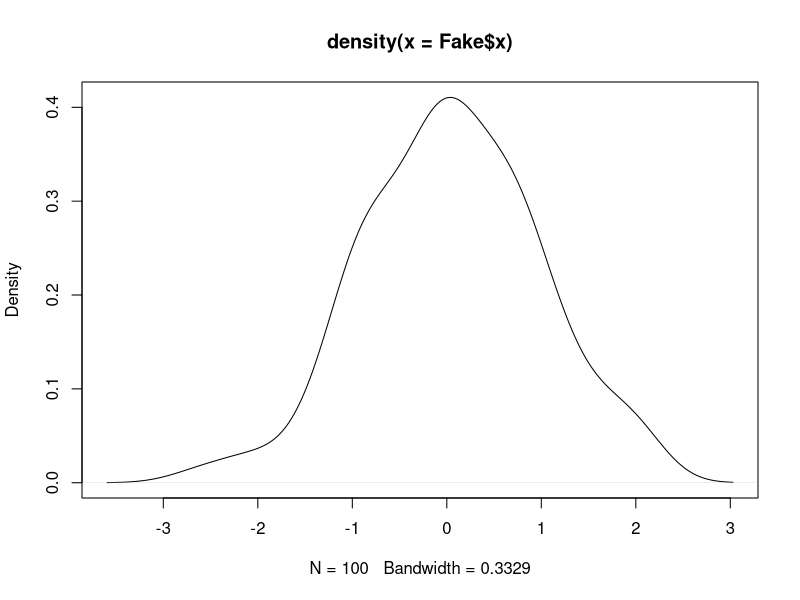
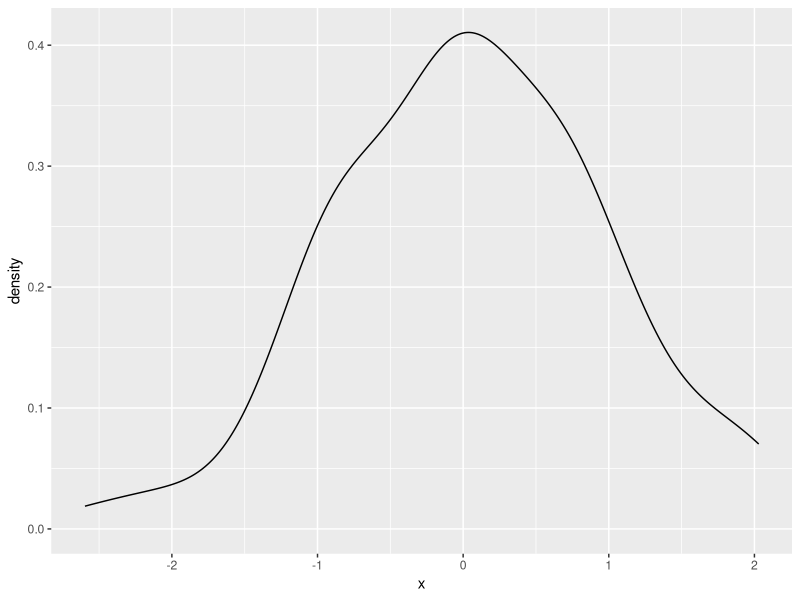
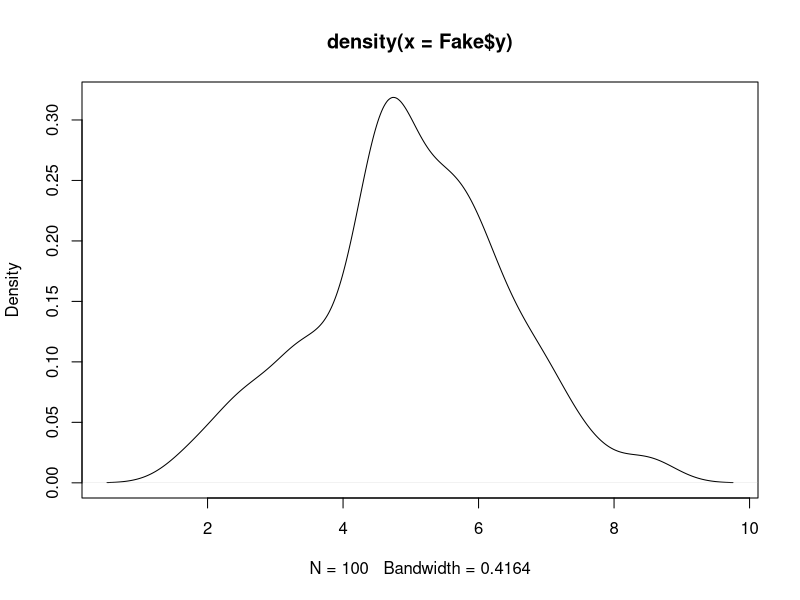
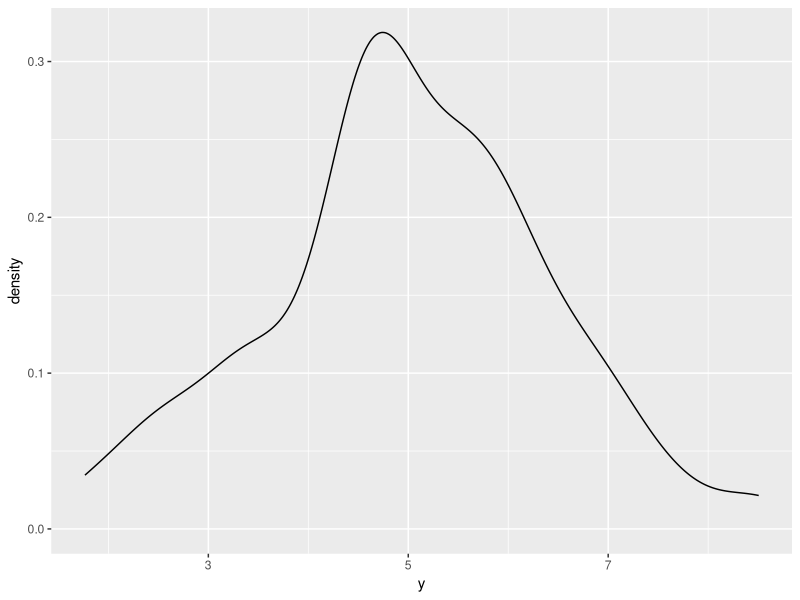
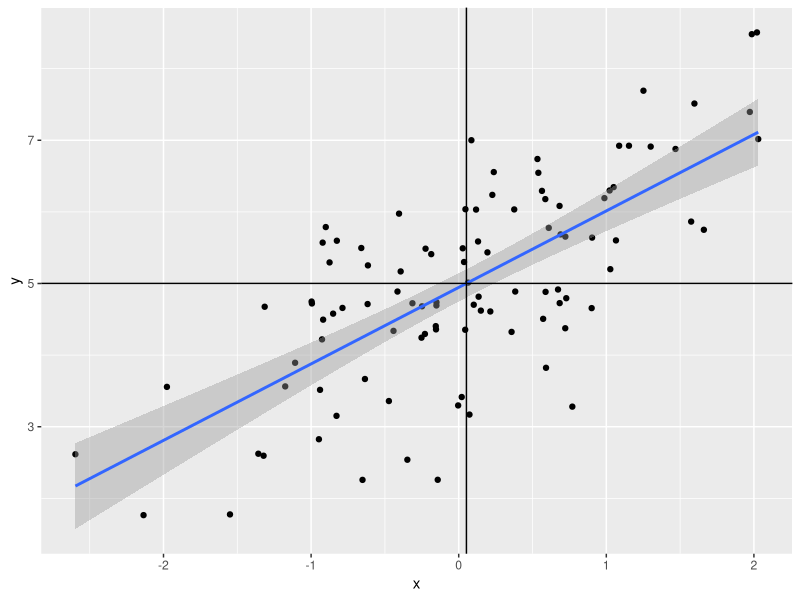

Write R code to recreate these figures, in order.
#' ---
#' title: "Bivariate OLS"
#' author: Steven V. Miller, [svmiller.com](http://svmiller.com)
#' date: 12 December 2022
#' abstract: "This is a lab script for [EH6105](http://eh6105.svmiller.com), a graduate-level quantitative 
#' methods class that I teach at Stockholm University. It will not be the most sophisticated 
#' R-related write-up of mine---check [my blog](http://svmiller.com/blog) for those---but it should be useful 
#' for discussion around the associated R script for the week's 'lab' session."
#' output:
#'    html_document:
#'      css: lab-script.css
#'      toc: TRUE
#'      toc_float:
#'        collapsed: false
#'        smooth_scroll: false
#'      highlight: zenburn
#' ---


#' # R Packages/Data for This Session
#' 
#' You should've already installed the R packages for this lab session. `{tidyverse}` will be 
#' for all things workflow and that's all we'll be using today.

library(tidyverse)

#' # Creating Fake Data to Learn About OLS
#' 
#' The lecture uses actual (toy) data from the United States' 2016 general election to introduce
#' you to OLS in the bivariate case. Now, I think it might be time for you to get it in the completely
#' "fabricated" sense. In this lab script, you are going to create data that you will use to learn
#' more about what OLS regression is and what the `lm()` output in R is telling you.
#' 
#' Take careful inventory of what's going to happen here. We're going to set a reproducible seed, and
#' then we're going to create two new "random" variables, called `x` and `e` from a normal distribution.
#' 
set.seed(8675309) # Jenny, I got your number...
tibble(x = rnorm(100),
       e = rnorm(100)) -> Fake

Fake

#' `x` is going to be our independent variable, which is exogenously created prior to an observed
#' outcome. `e` is going to be our error term, which includes everything not included in the OLS
#' model. The presence of an error term is an important assumption in OLS, and notice here that the
#' error term is created *independently from the x variable*. Yes, they're in the same data set, and
#' yes they were created by the same command. However, the generation of *x* and *e* are simultaneously
#' created, but completely independent from each other. If they were correlated with each other, that
#' would violate a major assumption about endogeneity in the OLS model (that we'll belabor in another
#' lab script).
#' 
#' You can test that we successfully pulled this off with a correlation test.
#' 
cor.test(Fake$x, Fake$e)

#' Notice that the correlation between *x* and *e* is about .06, but the 95% interval includes 0. The modest
#' correlation we do observation is indeed due to random chance.
#' 
#' Now, watch this. We're going to create a new variable, *y*, that is a linear function of *x* and *e*, plus
#' some baseline value (intercept) when *x* is 0.
#' 
Fake %>%
  mutate(y = 5 + x + e) -> Fake

Fake

#' Here's how I want you to think about what you're going to do here. By simulating data to evaluate a model,
#' you're playing god to see how well the model can capture the "true" parameters you're generating. The "true"
#' value of *y* is 5 when *x* is 0. The "true" effect of *x* on *y* is to increase *y* by 1 for every one-unit
#' increase in *x*. The error term here has equal footing to *x*, but recall that the error term (*e*) includes
#' everything else that influences *y* but is not included in the model. It's ultimately going to introduce
#' noise into how well we can capture the other true parameters.
#' 
#' The data are fake, sure, but the process of simulating so-called "random variables" (drawn from a normal
#' distribution with pre-defined parameters) is useful for illustrating the properties of a statistical model
#' like this. It'll also help to show what these data "look like." Here, for example, is the distribution
#' of *x*. When you have granularity in a variable like this (with so many trailing decimals), it's useful
#' to jettison a bar chart or histogram (which has somewhat arbitrary bin width) in favor of the density
#' plot. The density plot may not have the same easy takeaway as to what's happening on the *y*-axis,
#' but it's arguably more useful for getting the basic shape of a distribution.
#' 
#' There are two ways of doing this. Here's the base R way.
#' 
plot(density(Fake$x))
#'
#' Here, we see the data look nice and "normal" with a clear central tendency and a shape approximating
#' a true bell curve.
#' 
#' Here's the prettier ggplot way. ggplot stuff (by way of `{ggplot2}`) comes default in `{tidyverse}`.
#' Once you load `{tidyverse}`, you load all the `{ggplot2}` functionality you could want.
#' 
Fake %>%
  ggplot(.,aes(x)) +
  geom_density() 
#'
#' ggplot's defaults want to draw attention to the fact that there's more a left skew than a right skew.
#' In other words, the maximum of *x* is ~2.02 whereas the minimum is about -2.59, but the shape of the
#' data still look normal. Any irregularities in shape could be attributed to the fact we only drew 100
#' observations, which is fairly small set of observations (all things considered).
#' 
#' We can do the same thing for the outcome variable *y*.
#' 
plot(density(Fake$y))
#'
#' Also, in ggplot.
#' 
Fake %>%
  ggplot(.,aes(y)) +
  geom_density()
#' 
#' It's worth reiterating the *y* is "endogenously" created, and the only endogenous part of our data set.
#' It is an outcome of two exogenous variables (*x*, which we can measure, and *e*, which serves as a plug-in
#' for background noise in the underlying population).
#' 
#' Can OLS capture these known attributes about the data? We'll use the `lm()` function in R to find out.
#' `lm()` is the base R function for estimating OLS models. It's syntax is simple, especially in a simple
#' case like this. The two basic things you'll want to feed it are the formula, separated by a comma, then
#' the name of the data set for which you want to regress your dependent variable on your independent
#' variable(s). Here, we're doing a super simple regression of *y* on *x*. Then, we'll get a summary
#' of the model with `summary()`.
#' 
M1 <- lm(y ~ x, data=Fake)
summary(M1)

#' Our question was whether OLS can capture the known population parameters that we created. The answer is yes. 
#' Yes, it can. In a simple bivariate case, you can see what this would look like visually with a scatterplot.
#' I want you to see what this is doing. First, we're going to use our data and, with the pipe operator (`%>%`),
#' we're going to pass the data to a `ggplot()` function with a simple aesthetic (`aes()`) argument creating
#' an x-axis for `x` and `y` axis for `y`. Then, using `+` (which is the `{ggplot2}` continuation operator),
#' we're going to create a scatterplot with `geom_point()`. Then, using another continuation operator (`+`),
#' we're going to use `geom_smooth()` to create a line of best fit for the data. Importantly, you have to 
#' specify you want a linear smoother (`method = "lm"`) to communicate what a simple bivariate OLS case is doing. 
#' The default is `method = "loess"`, which has its own nice features but it's not what we want here. Finally,
#' we're going to create two lines over the plot. The first uses `geom_vline(xintercept = mean(Fake$x))` to
#' add a vertical line through the mean of `x`. The second uses `geom_vline(yintercept = mean(Fake$y))` to
#' create a horizontal line through the mean of `y`. Notice that the line of best fit runs through
#' the intersection of both them.

Fake %>%
  ggplot(.,aes(x, y)) +
  geom_point() +
  geom_smooth(method = "lm") +
  geom_vline(xintercept = mean(Fake$x)) +
  geom_hline(yintercept = mean(Fake$y))

#' # How to Evaluate Your OLS Model Output
#' 
#' This graph is great for visualizing a super simple bivariate case, but things are never so simple. So, let's 
#' walk through a little bit of the important output from the model on its own terms. Let's start with the "coefficients",
#' since they are the main reason you're doing this. We mainly wanted to know if we could capture the "true" effect
#' of *x* on *y*. The "true" effect is 1. The OLS model says it's about 1.06. That's technically wrong, sure, but
#' the coefficient is what it is because it's also capturing the correlation between *x* and the error term *e*, which
#' we *don't* get to include in the model. So, OLS says it's 1.06, which comes with a standard error of about .10. A
#' standard error below the estimate is about .961. A standard error above the estimate is about 1.175.
#' 
#' Put another way, given estimation and fundamental uncertainty about the model, our estimated effect of *x* on *y*
#' is within a standard error of what we know it actually is. We captured the true population parameter of interest
#' to us.
#' 
#' The other thing you want to know from your regression model is whether the effect of your independent variable
#' of interest on the dependent variable is "statistically significant." This term is very misleading, to be
#' frank. About 10 years ago, it appeared on this list of [scientific ideas that 
#' scientists wish you'd stop misusing](https://gizmodo.com/10-scientific-ideas-that-scientists-wish-you-would-stop-1591309822).
#' Briefly:
#' 
#' > "Statistically significant" is one of those phrases scientists would love to have a
#'  chance to take back and rename. "Significant" suggests importance; but the test of 
#'  statistical significance, developed by the British statistician R.A. Fisher, doesn't 
#'  measure the importance or size of an effect; only whether we are able to distinguish it,
#'   using our keenest statistical tools, from zero. "Statistically noticeable" or 
#'   "Statistically discernible" would be much better.
#'   
#' Notice what this means for what you're doing. You're not testing, necessarily, whether you've identified the
#' "true" effect when you evaluate statistical significance. You're testing whether you could rule out something
#' else: 0. That's at least what gets returned to you here, and the *t*-statistic that gets reported is
#' conveniently just the coefficient over the standard error. When the absolute value of that *t*-statistic
#' is large, and its associated *p*-value falls below some threshold of interest to you, you can reject
#' the null hypothesis and assert that what you observed is highly improbable if the true effect is 0.
#' That's indeed the case here. The true effect is 1. We observed 1.06. The *t*-statistic associated with
#' that coefficient and standard error is about 9.9. That's comically large, given the distribution of Student's *t*
#' for 98 degrees of freedom. The probability of observing what we got is basically 0 if the true effect were 0 (and
#' it's not, because it's 1). So, you can reject the null hypothesis and assert that what you got is closer to what
#' it truly is, assuming repeated sampling and fixed population parameters. The first part of that may not apply here,
#' but the second one does. We created the data.
#' 
#' ## What About the Intercept?
#' 
#' You don't evaluate "statistical significance" in the same way for the *y*-intercept. There is no "null hypothesis"
#' to note in the context of the intercept. It's just an estimate of *y* when *x* is 0. Here, we are adequately
#' capturing it's true value (i.e. it's actually 5, but we got 4.94). Dividing that estimated intercept over its
#' standard error returns a ridiculously large *t*-statistic that means you can comfortably rule out 0. Then again,
#' you weren't testing that it's 0. It's just some constant baseline for *y*.
#' 
#' Here's another way of illustrating this. Let's create another variable, *y2*. It has this formula.
#' 
# I could alternatively write this as just y2 = x + e.
Fake %>%
  mutate(y2 = 0 + x  + e) -> Fake

Fake

#' Let's run another regression.
#' 
M2 <- lm(y2 ~ x, Fake)
summary(M2)

#' Notice *x* is unaffected, but now the *y*-intercept is "statistically insignificant?" Except that it's not,
#' because that's not how you should evaluate the *y*-intercept. The statistics you get back just tell you the 
#' estimated value of *y* when *x* is 0 could be 0 (because that's what it is).
#' 
#' This is often why you'll read regression tables that just outright omit the *y*-intercept and take no effort
#' to model them. I'll only retort that you may encounter or want to learn more complicated models, so called 
#' "mixed (effects) models", that include random intercepts for different grouping clusters in a data set. For
#' those models to converge, they'll often need a so-called "global" intercept in order to know against what 
#' baseline a group may vary. This is why I encourage students to get comfortable with scaling inputs into
#' the model in order to create more meaningful *y*-intercepts that, with real world data, might tell the
#' reader (and yourself) something about the typical value of *y*.
#' 
#' Indeed, that's what the intercept is communicating here, plus-or-minus error.
#' 
Fake %>%
  summarize(mean_y = mean(y),
            mean_y2 = mean(y2)) %>% data.frame

#' # Other Things You Should Know About Your OLS Model
#' 
#' I'll go into the other things you should know about the OLS model, based loosely on the order of importance
#' of them.
#' 
#' ## Fitted Values and Residuals
#' 
#' The OLS model draws a line of best fit through the data and that line of best fit is the one that minimizes
#' the sum of squared prediction errors. This means there are estimates for a particular data point, given this line
#' of "best fit", and invariably an "error" (which is the distance between the estimated value of *y*, and what the "true"
#' value of *y* is).
#' 
#' In R speak, these are the fitted values and the residuals. The fitted values are the estimated values of *y* for each
#' data point (given the regressors). You may also call these the *y*-hats. The residuals are the distances between what
#' was fitted and what the observation really is. These are the estimates of *e* from the data-generating process.
#' 
#' You can extract them both pretty easily in R. Observe, for `M1`.

Fake %>%
  mutate(fitted = fitted(M1),
         resid = resid(M1)) -> Fake

Fake

#' Here's a way to wrap your head around what this is telling you. For that first row, the value of *x*
#' is about -.997. The value of *y* is 4.75. Given the line that minimizes the sum of squared prediction
#' errors, the coefficient for a one-unit change of *x* on *y* is about 1.06. The *y*-intercept we
#' estimate to be about 4.94. `4.94 + 1.06*(-.997) = about 3.88`. That's the fitted value of *y*. In actuality,
#' it's about 4.75. 4.75 - 3.88 (alternatively: `y - y-hat` for that observation) is about .867. That's the
#' error, or the residual you see there. Do note there's rounding error here for presentation, but hopefully
#' the principle is clear.
#' 
#' Of note, I don't really know why R's default `summary()` option includes that kind of summary of the residuals
#' *first*, but that's the top thing you see. Observe:
#' 
tibble(x = resid(M1)) %>%
  summarize(min = min(x),
            q1 = quantile(x, .25),
            median = median(x),
            q3 = quantile(x, .75),
            max = max(x)) %>% data.frame

summary(M1)
#' 
#' Keep your fitted values and residuals handy, as they'll be very useful (really: necessary) information for
#' model diagnostics. Another good way of extracting them with the `augment()` function in the `{broom}`
#' package that is installed when you install `{tidyverse}`.
#' 
broom::augment(M1)

#' You obviously get other output with this function, which will come in handy when we delve into model
#' diagnostics in earnest.
#' 
#' ## R-Squared
#' 
#' OLS textbooks sometimes encourage new students to read too much into R-squared. Minimally, it tells you
#' how well the model fits the data. It's bound between 0 and 1, and higher values = better fit. However,
#' ask yourself what primarily is the purpose of the regression model. Is it to identify a causal effect?
#' If so, those minimal OLS models regressing some outcome *y* on a treatment will typically have very
#' low R-squareds even if the causal effect is identified. Is the goal to fit the data? Then higher 
#' R-squared is obviously very nice but saturating the model with regressors for the sake of juicing
#' an R-squared may come with biasing coefficients (making it more difficult to identify signals from
#' the din).
#' 
#' I do want to draw your attention to a few things. For one, in the simple bivariate case, R-squared is
#' quite literally Pearson's R, squared. Observe.
#' 
Fake %>% summarize(cor = cor(x, y), 
                   cor2 = cor^2) -> correlations

correlations
correlations %>% pull(2)
summary(M1)$r.squared


#' Second, you'll see something called an adjusted R-squared. Simply, think of this as a kind of penalty that
#' downweights the normal ("multiple") R-squared for the presence of additional parameters. It's why it'll
#' always want to be smaller than the other R-squared metric you see. Here's the hard way of calculating
#' what comes default in R.
#' 
(1 - ((1-summary(M1)$r.squared)*(nobs(M1)-1)/(nobs(M1)-length(M1$coefficients))))

#' In plain English: adjusted R-squared  = 1 - (1 - R^2)*(n - 1)/n - k. In this case, the difference is small,
#' but the adjusted R-squared is telling you have more than one parameter here (i.e. the intercept).
#' 
#' Long story short: a high R-squared is nice, but it's not necessary for identifying a causal effect of *x* on *y*.
#' There's no agreement on what a "good R-squared" looks like. 
#' 
#' ##  Residual Standard Error
#' 
#' The residual standard error is the standard error of the residuals. It's not too hard to calculate in a simple
#' case like this. Take the sum of squared residuals and square those. Divide it over the degrees of freedom in the
#' model. There's your residual standard error. You'll see the sum of squared residuals often
#' referred to as the deviance of the model.
#' 

sqrt(deviance(M1)/df.residual(M1)) 
sqrt(sum(resid(M1)^2)/98) 

#' There's more you can do with that deviance. For example, does this look familiar?
1 - (sum(resid(M1)^2)/(sum((Fake$y - mean(Fake$y))^2)))

#' It's R-squared, right? You can also calculate R-squared as the deviance over the total sum of squares. You
#' might see that formula as `1 - RSS/TSS` where the deviance is also known as the residual sum of squares. You
#' can also calculate R^2, more generally, as the sum of fitted squares (so-called "Explained Squares") over the
#' total sum of squares.
#' 

(sum((M1$fitted.values - mean(Fake$y))^2))/(sum((Fake$y - mean(Fake$y))^2))


#' ## F-statistic
#' 
#' Simply, you'll never use this. The F-statistic tests against a null hypothesis that the model you estimate
#' performs just as well as the model that guesses just the mean of *y*. The moment you know anything about
#' your data-generating process is the moment you can start to safely ignore this statistic. In our case,
#' the F-statistic of 98.69 against 98 degrees of freedom comes with a *p*-value that is basically 0. This model
#' is better than an intercept-only model.
#' 
#' Want to fail this statistic? Do this.
 
Fake %>%
  mutate(noise = rnorm(100)) -> Fake

M3 <- lm(y ~ noise, data=Fake)
summary(M3)

#' See that *p*-value with that *F* statistic? I can't say that this model performs any better than an intercept only model.
#' Well, duh.
#'
#' # Conclusion
#'
#' For now, take stock of the following things:
#' 
#' - *formula*: `lm()` is the function you want. You regress whatever your DV is on (`~`) whatever your independent variable
#' (or variables) is called. If you have multiple IVs, it'll be something like `y ~ x1 + x2`. Tell the formula your data come
#' from whatever your data object is called.
#' - *coefficient*: the coefficient is the rise over run from the slope intercept equation, in as many words. A one-unit change in *x* coincides
#' with an estimated change of [INSERT COEFFICIENT VALUE HERE] in *y*.
#' - *statistical significance*: you're assessing the probability of what you observe (with the standard error) if the true effect
#' is zero. Assess statistical significance by whatever evidentiary threshold you choose, but the convention is .05. Don't bother interpreting
#' "significance" for the intercept.
#' - *other model parameters*: R-square is nice when it's high but it's not necessary for identifying causal effects. Grabbing the fitted
#' values and residuals from the model will be useful for important diagnostics. 

